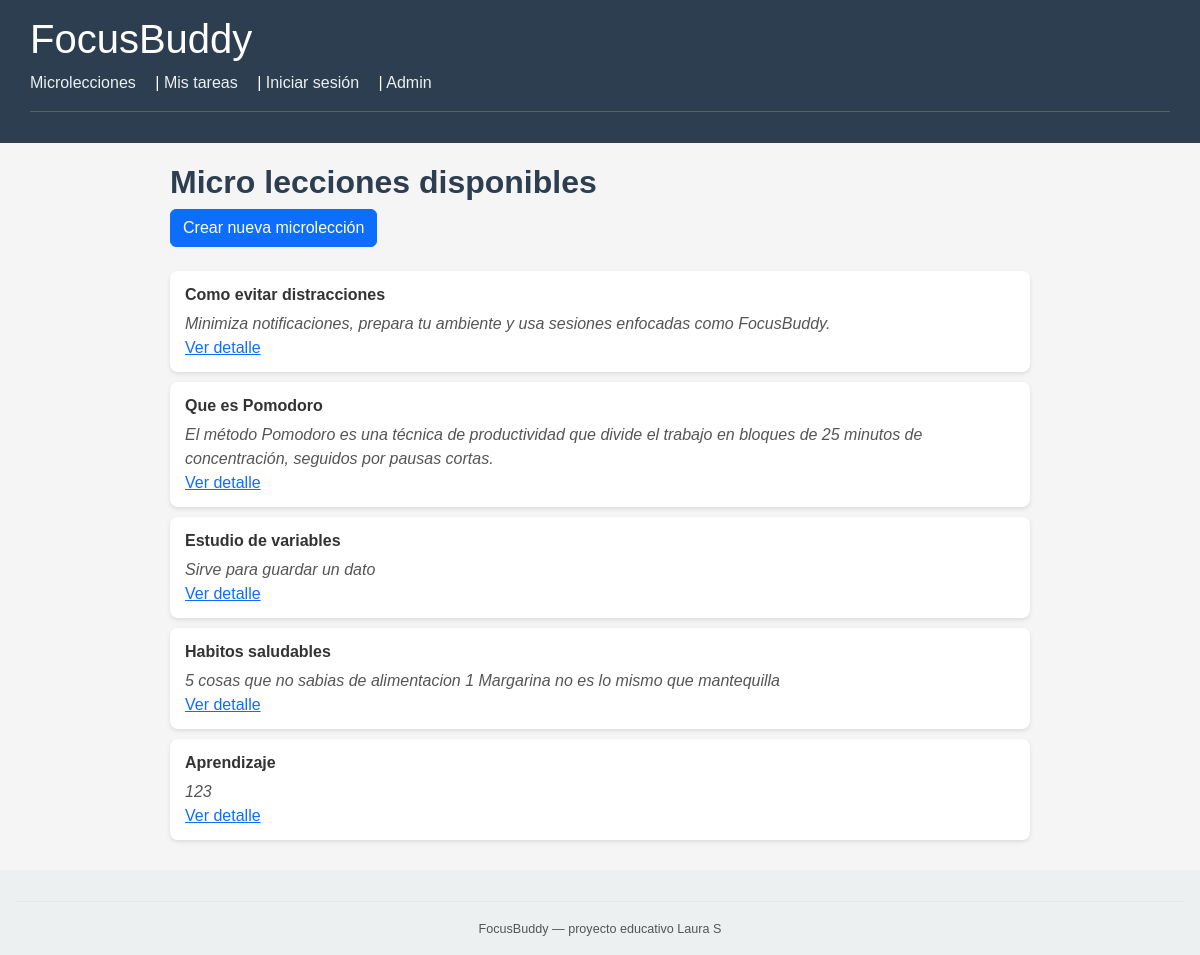
/microlecciones/, run on the app's committed database.
### core/models.py (models this page shows, shortened)
class MicroLeccion(models.Model):
    titulo = models.CharField(max_length=200)
    contenido = models.TextField()
    duracion_estimada = models.PositiveIntegerField(default=5)
    creada_en = models.DateTimeField(auto_now_add=True)

### core/views.py (the view)
# urls.py: path('microlecciones/', views.microlecciones_index, name='microlecciones_index'),
def microlecciones_index(request):
    lecciones = MicroLeccion.objects.all()
    return render(request, "core/microlecciones_index.html", {"lecciones": lecciones})

### core/templates/core/microlecciones_index.html
{% extends "core/base.html" %}
{% block content %}
<h2>Micro lecciones disponibles</h2>
<a href="{% url 'core:microleccion_crear' %}" class="btn btn-primary"> Crear nueva microlección</a>
<br>
<br>
<ul>
  {% for l in lecciones %}
    <li style="margin-bottom: 10px;">
      <strong>{{ l.titulo }}</strong><br>
      <p>{{ l.contenido|truncatewords:30 }}</p>
      <a href="{% url 'core:microleccion_detalle' l.id %}">Ver detalle</a>
    </li>
  {% empty %}
    <li>No hay microlecciones disponibles.</li>
  {% endfor %}
</ul>
{% endblock %}

### core/static/core/style.css (style rules this page uses)
body { font-family: 'Arial', sans-serif; background-color: #f5f5f5; color: #333; margin: 0; padding: 0; }
h2, h3 { color: #2c3e50; font-weight: bold; }
ul { list-style-type: none; padding-left: 0; }
li { background-color: #ffffff; padding: 12px 15px; margin-bottom: 12px; border-radius: 8px; box-shadow: 0 2px 4px rgba(0,0,0,0.1); }
li p { margin: 5px 0 0 0; }
p { font-style: italic; color: #555; }

### data on the page
MicroLeccion: titulo "Como evitar distracciones", contenido "Minimiza notificaciones, prepara tu ambiente y usa sesiones enfocadas como FocusBuddy."
MicroLeccion: titulo "Que es Pomodoro", contenido "El método Pomodoro es una técnica de productividad que divide el trabajo en bloques de 25 minutos de concentración, seguidos por pausas cortas."
MicroLeccion: titulo "Estudio de variables", contenido "Sirve para guardar un dato"
MicroLeccion: titulo "Habitos saludables", contenido "5 cosas que no sabias de alimentacion 1 Margarina no es lo mismo que mantequilla"
MicroLeccion: titulo "Aprendizaje", contenido "123"
